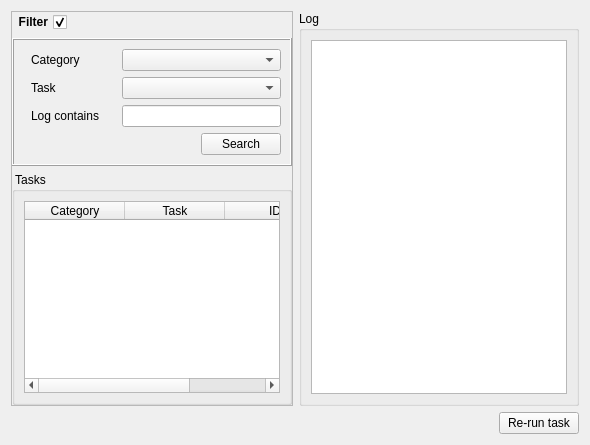
      <widget class="QWidget" name="tab_20">
       <attribute name="title">
        <string>Logs</string>
       </attribute>
       <layout class="QGridLayout" name="gridLayout_42">
        <item row="0" column="0">
         <widget class="QFrame" name="frame_3">
          <property name="maximumSize">
           <size>
            <width>450</width>
            <height>16777215</height>
           </size>
          </property>
          <property name="frameShape">
           <enum>QFrame::StyledPanel</enum>
          </property>
          <property name="frameShadow">
           <enum>QFrame::Raised</enum>
          </property>
          <layout class="QVBoxLayout" name="verticalLayout_14">
           <property name="leftMargin">
            <number>0</number>
           </property>
           <property name="topMargin">
            <number>0</number>
           </property>
           <property name="rightMargin">
            <number>0</number>
           </property>
           <property name="bottomMargin">
            <number>0</number>
           </property>
           <item>
            <layout class="QHBoxLayout" name="horizontalLayout_17">
             <item>
              <widget class="QCheckBox" name="cbxTaskLogsFilterVisible">
               <property name="font">
                <font>
                 <weight>75</weight>
                 <bold>true</bold>
                </font>
               </property>
               <property name="layoutDirection">
                <enum>Qt::RightToLeft</enum>
               </property>
               <property name="text">
                <string>Filter</string>
               </property>
               <property name="checked">
                <bool>true</bool>
               </property>
              </widget>
             </item>
             <item>
              <spacer name="horizontalSpacer_13">
               <property name="orientation">
                <enum>Qt::Horizontal</enum>
               </property>
               <property name="sizeHint" stdset="0">
                <size>
                 <width>40</width>
                 <height>20</height>
                </size>
               </property>
              </spacer>
             </item>
            </layout>
           </item>
           <item>
            <widget class="QFrame" name="frameLogFilter">
             <property name="maximumSize">
              <size>
               <width>450</width>
               <height>16777215</height>
              </size>
             </property>
             <property name="frameShape">
              <enum>QFrame::Box</enum>
             </property>
             <property name="frameShadow">
              <enum>QFrame::Raised</enum>
             </property>
             <layout class="QVBoxLayout" name="verticalLayout_6">
              <property name="leftMargin">
               <number>17</number>
              </property>
              <item>
               <layout class="QHBoxLayout" name="horizontalLayout_25">
                <item>
                 <widget class="QLabel" name="label">
                  <property name="minimumSize">
                   <size>
                    <width>85</width>
                    <height>0</height>
                   </size>
                  </property>
                  <property name="maximumSize">
                   <size>
                    <width>85</width>
                    <height>16777215</height>
                   </size>
                  </property>
                  <property name="text">
                   <string>Category</string>
                  </property>
                 </widget>
                </item>
                <item>
                 <widget class="QComboBox" name="cmbLogsCategory"/>
                </item>
               </layout>
              </item>
              <item>
               <layout class="QHBoxLayout" name="horizontalLayout_27">
                <item>
                 <widget class="QLabel" name="label_3">
                  <property name="minimumSize">
                   <size>
                    <width>85</width>
                    <height>0</height>
                   </size>
                  </property>
                  <property name="maximumSize">
                   <size>
                    <width>85</width>
                    <height>16777215</height>
                   </size>
                  </property>
                  <property name="text">
                   <string>Task</string>
                  </property>
                 </widget>
                </item>
                <item>
                 <widget class="QComboBox" name="cmbLogsTask"/>
                </item>
               </layout>
              </item>
              <item>
               <layout class="QHBoxLayout" name="horizontalLayout_28">
                <item>
                 <widget class="QLabel" name="label_5">
                  <property name="minimumSize">
                   <size>
                    <width>85</width>
                    <height>0</height>
                   </size>
                  </property>
                  <property name="maximumSize">
                   <size>
                    <width>85</width>
                    <height>16777215</height>
                   </size>
                  </property>
                  <property name="text">
                   <string>Log contains</string>
                  </property>
                 </widget>
                </item>
                <item>
                 <widget class="QLineEdit" name="txtLogContains"/>
                </item>
               </layout>
              </item>
              <item>
               <layout class="QHBoxLayout" name="horizontalLayout_29">
                <item>
                 <spacer name="horizontalSpacer_14">
                  <property name="orientation">
                   <enum>Qt::Horizontal</enum>
                  </property>
                  <property name="sizeHint" stdset="0">
                   <size>
                    <width>40</width>
                    <height>20</height>
                   </size>
                  </property>
                 </spacer>
                </item>
                <item>
                 <widget class="QPushButton" name="btnSearchLogs">
                  <property name="text">
                   <string>Search</string>
                  </property>
                 </widget>
                </item>
               </layout>
              </item>
             </layout>
            </widget>
           </item>
           <item>
            <widget class="QGroupBox" name="groupBox_11">
             <property name="minimumSize">
              <size>
               <width>0</width>
               <height>0</height>
              </size>
             </property>
             <property name="maximumSize">
              <size>
               <width>450</width>
               <height>16777215</height>
              </size>
             </property>
             <property name="title">
              <string> Tasks</string>
             </property>
             <layout class="QGridLayout" name="gridLayout_31">
              <item row="0" column="0">
               <widget class="QTableWidget" name="tblTaskLogs">
                <property name="selectionMode">
                 <enum>QAbstractItemView::SingleSelection</enum>
                </property>
                <property name="selectionBehavior">
                 <enum>QAbstractItemView::SelectRows</enum>
                </property>
                <column>
                 <property name="text">
                  <string>Category</string>
                 </property>
                </column>
                <column>
                 <property name="text">
                  <string>Task</string>
                 </property>
                </column>
                <column>
                 <property name="text">
                  <string>ID</string>
                 </property>
                </column>
               </widget>
              </item>
             </layout>
            </widget>
           </item>
          </layout>
         </widget>
        </item>
        <item row="0" column="1">
         <layout class="QVBoxLayout" name="verticalLayout_15">
          <item>
           <widget class="QGroupBox" name="groupBox_12">
            <property name="title">
             <string>Log</string>
            </property>
            <layout class="QGridLayout" name="gridLayout_32">
             <item row="0" column="0">
              <widget class="QTextEdit" name="txtTaskLog">
               <property name="font">
                <font>
                 <family>Monospace</family>
                 <italic>false</italic>
                </font>
               </property>
               <property name="lineWrapMode">
                <enum>QTextEdit::NoWrap</enum>
               </property>
              </widget>
             </item>
            </layout>
           </widget>
          </item>
         </layout>
        </item>
        <item row="1" column="0" colspan="2">
         <layout class="QHBoxLayout" name="horizontalLayout_22">
          <item>
           <spacer name="horizontalSpacer_4">
            <property name="orientation">
             <enum>Qt::Horizontal</enum>
            </property>
            <property name="sizeHint" stdset="0">
             <size>
              <width>40</width>
              <height>20</height>
             </size>
            </property>
           </spacer>
          </item>
          <item>
           <widget class="QPushButton" name="btnRerunTask">
            <property name="text">
             <string>Re-run task</string>
            </property>
           </widget>
          </item>
         </layout>
        </item>
       </layout>
      </widget>
